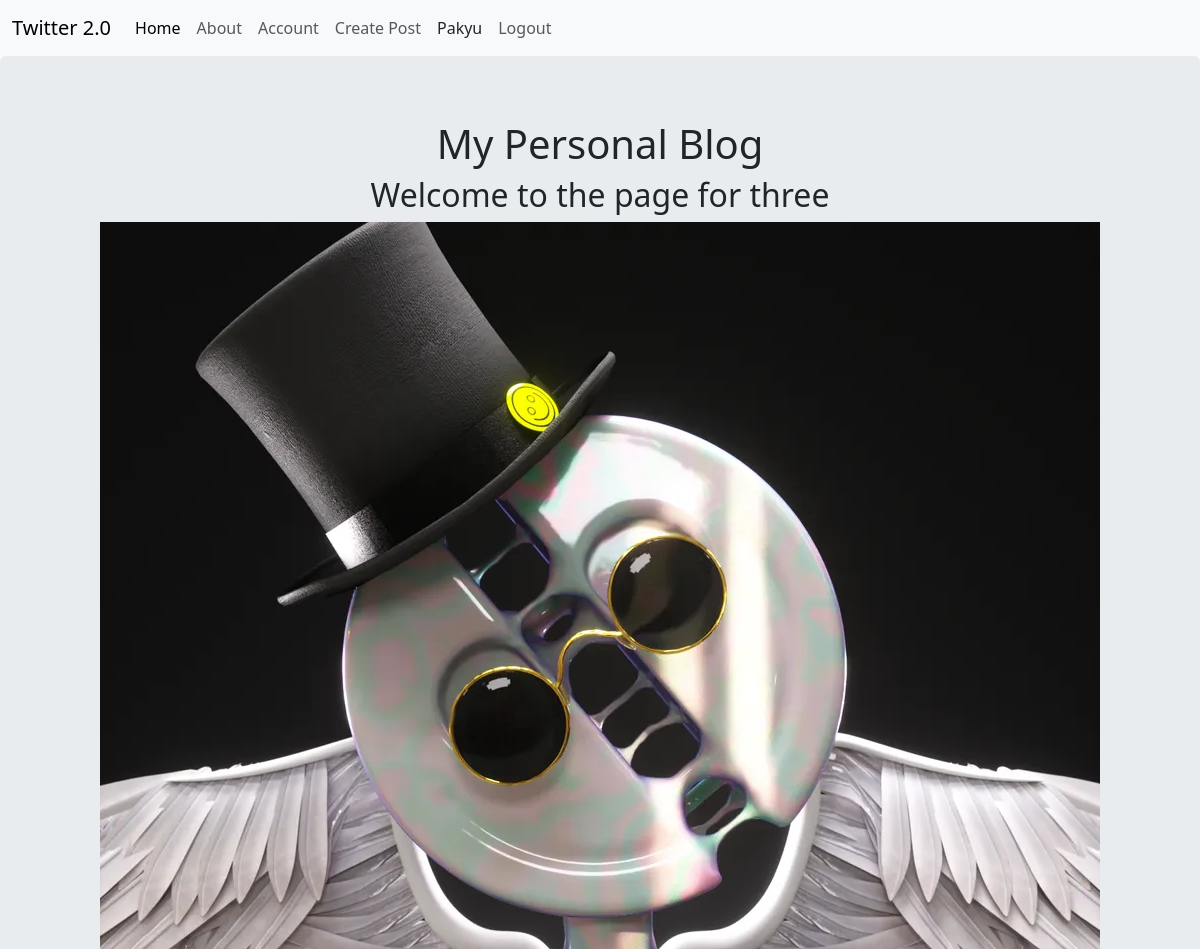
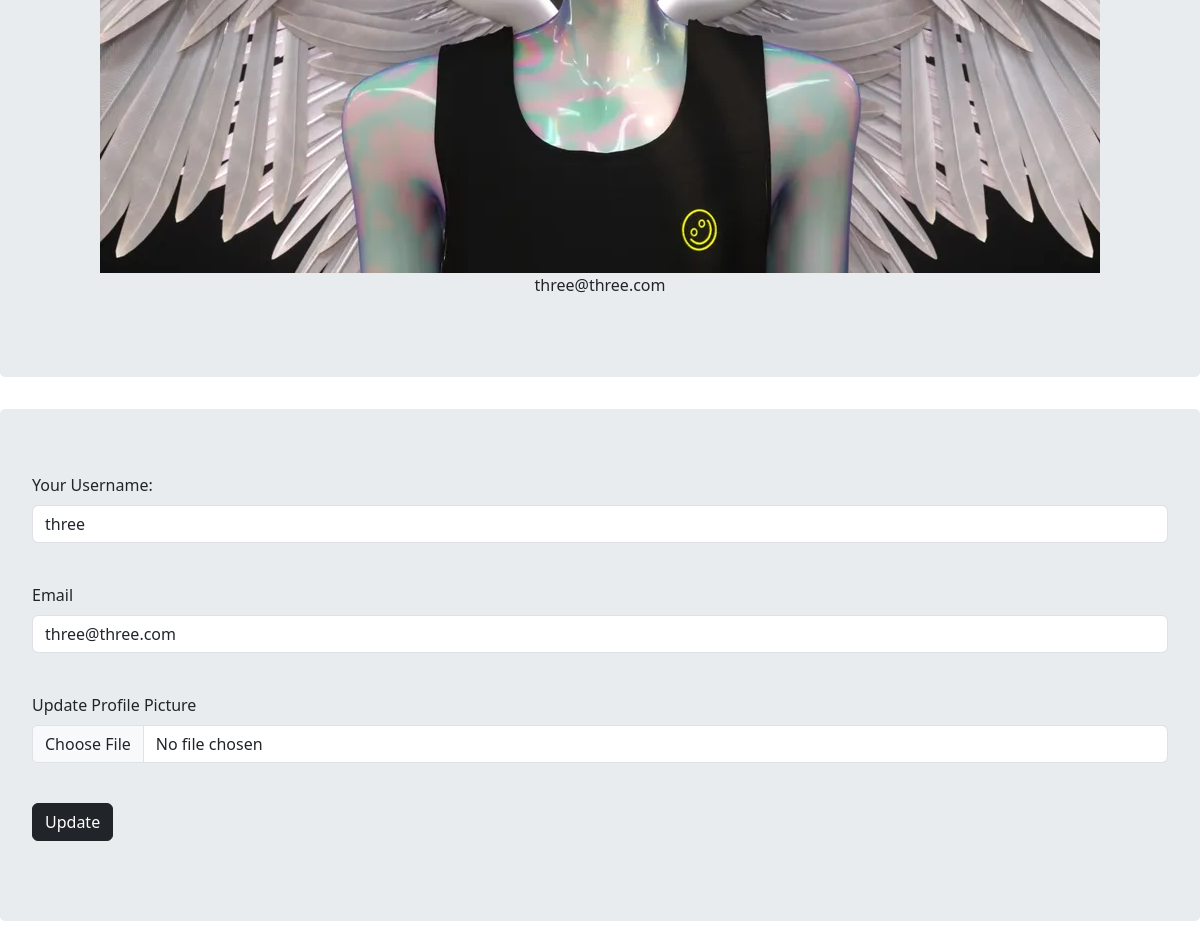
The app's page /account (signed in) with its own data (2 pictures, top to bottom).
### website/models.py (models this page shows, shortened)
class User(db.Model, UserMixin):
    __tablename__ = 'users'
    id = db.Column(db.Integer,primary_key=True)
    profile_image = db.Column(db.String(64), nullable = False, default = 'default_profile.jpeg')
    username = db.Column(db.String(64), unique = True, index = True)
    email = db.Column(db.String(64), unique = True, index = True)
    name = db.Column(db.String(64), unique = True, index = True)
    password_hash = db.Column(db.String(64))
    posts = db.relationship('BlogPost', backref='author', lazy = True)

### website/users/views.py (the view)
@users.route('/account', methods = ['GET','POST'])
@login_required
def account():
    form = UpdateUserForm()
    if form.validate_on_submit():
        print(form)
        if form.picture.data:
            username = current_user.username
            pic = add_profile_pic(form.picture.data,username)
            current_user.profile_image = pic
        current_user.username = form.username.data
        current_user.email = form.email.data
        db.session.commit()
        flash('User account has been updated!')
        return redirect(url_for("users.account"))
    elif request.method == "GET":
        form.username.data = current_user.username
        form.email.data = current_user.email
    profile_image = url_for('static', filename = 'profile_pics/'+current_user.profile_image)
    return render_template("account.html", profile_image = profile_image, form = form)

### website/users/forms.py (shortened to what this page needs)
class UpdateUserForm(FlaskForm):
    username = StringField("Your Username:", validators = [DataRequired()])
    email = StringField("Email", validators=[DataRequired(), Email()])
    picture = FileField('Update Profile Picture', validators=[FileAllowed(['jpg','jpeg','png'])])
    submit = SubmitField("Update")

### website/__init__.py (called while the page is built)
def create_app():
    app = Flask(__name__)
    app.config['SECRET_KEY'] = 'Tanginamo'
    app.config['SQLALCHEMY_DATABASE_URI'] = f'sqlite:///{DB_NAME}'
    db.init_app(app)
    login_manager = LoginManager()
    login_manager.login_view = 'auth.login'
    login_manager.init_app(app)
    @login_manager.user_loader
    def load_user(id):
        return User.query.get(int(id))
    from .models import User, BlogPost
    create_database(app)
    from website.core.views import core
    from website.users.views import users
    from website.errorpage.errorhandler import error_pages
    from website.blog_posts.views import blog_posts
    app.register_blueprint(core)
    app.register_blueprint(users)
    app.register_blueprint(error_pages)
    app.register_blueprint(blog_posts)
    return app

### website/templates/account.html (shortened to what this page needs)
{%extends "base.html"%}
{% block content %}
<div class="jumbotron">
    <div align = 'center'>
        <h1>My Personal Blog</h1>
        <h2>Welcome to the page for {{ current_user.username }}</h2>
        <img align='center' src="{{url_for('static', filename = 'profile_pics/'+current_user.profile_image)}}" alt="">
        <p>{{ current_user.email }}</p>
    </div>
</div>
<div class="jumbotron">
    <form method="POST" action="" enctype="multipart/form-data">
        <div class="form-group">
            {{ form.username.label(class="form-label") }}
            {{ form.username(class="form-control") }}
            <br>
        </div>
        <div class="form-group">
            {{ form.email.label(class="form-label") }}
            {{ form.email(class="form-control") }}
            <br>
        </div>
        <div class="form-group">
            {{ form.picture.label(class="form-label") }}
            {{ form.picture(class="form-control") }}
        <br>
        </div>
        <div class="form-group">
            {{ form.submit(class="btn btn-dark") }}
        </div>
</div>
{% endblock %}

### records on screen
User: username "three", profile_image (placeholder picture), email "three@three.com"
